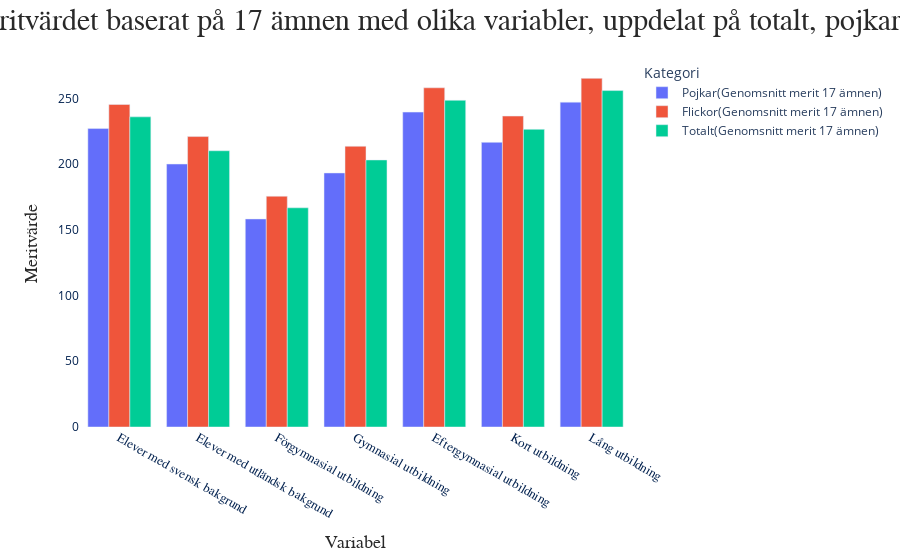

The code cell stored with this chart in its notebook:
### Markdown cell above
## C)

### Code cell
df_own_variables = pd.concat([df_1b.iloc[10:12], df_1b.iloc[18:23]])
df_own_variables_melted = pd.melt(
    df_own_variables,
    id_vars="Variabel",
    var_name="Kategori",
    value_vars={
        "Totalt(Genomsnitt merit 17 ämnen)",
        "Flickor(Genomsnitt merit 17 ämnen)",
        "Pojkar(Genomsnitt merit 17 ämnen)",
    },
    value_name="Meritvärde",
    
)
fig = px.bar(
    df_own_variables_melted,
    x="Variabel",
    y="Meritvärde",
    color="Kategori",
    barmode= "group"
)
fig.update_layout(
    plot_bgcolor="white",
    title="Genomsnittliga meritvärdet baserat på 17 ämnen med olika variabler, uppdelat på totalt, pojkar och flickor",
    title_x=0.45,
    title_xanchor="center",
    titlefont=dict(
        family="Ariel",
        color=colors["GRAY1"],
        size=30,
    ),
)
fig.update_xaxes(
    color=colors["BLUE2"],
    title_font=dict(
        family="Comic Sans MS",
        color=colors["GRAY1"],
        size=18,
    ),
    tickfont=dict(
        family="Comic Sans MS",
        size=13,
    ),
)
fig.update_yaxes(
    color=colors["BLUE2"],
    title_font=dict(
        family="Comic Sans MS",
        color=colors["GRAY1"],
        size=18,
    ),
)
pio.write_html(fig, "Visualizations/plot_1.C.html")
fig.show()

### Figure 1 — Plotly figure (JSON) as saved in the notebook; plotly's stock layout.template omitted (floating-point values rounded to 4 significant figures)
{"data": [{"alignmentgroup": "True", "hovertemplate": "Kategori=Pojkar(Genomsnitt merit 17 ämnen)<br>Variabel=%{x}<br>Meritvärde=%{y}<extra></extra>", "legendgroup": "Pojkar(Genomsnitt merit 17 ämnen)", "marker": {"color": "#636efa", "pattern": {"shape": ""}}, "name": "Pojkar(Genomsnitt merit 17 ämnen)", "offsetgroup": "Pojkar(Genomsnitt merit 17 ämnen)", "orientation": "v", "showlegend": true, "textposition": "auto", "type": "bar", "x": ["Elever med svensk bakgrund", "Elever med utländsk bakgrund", "Förgymnasial utbildning", "Gymnasial utbildning", "Eftergymnasial utbildning", "Kort utbildning", "Lång utbildning"], "xaxis": "x", "y": [227.1, 200.1, 158.3, 193.3, 239.6, 216.6, 247.2], "yaxis": "y"}, {"alignmentgroup": "True", "hovertemplate": "Kategori=Flickor(Genomsnitt merit 17 ämnen)<br>Variabel=%{x}<br>Meritvärde=%{y}<extra></extra>", "legendgroup": "Flickor(Genomsnitt merit 17 ämnen)", "marker": {"color": "#EF553B", "pattern": {"shape": ""}}, "name": "Flickor(Genomsnitt merit 17 ämnen)", "offsetgroup": "Flickor(Genomsnitt merit 17 ämnen)", "orientation": "v", "showlegend": true, "textposition": "auto", "type": "bar", "x": ["Elever med svensk bakgrund", "Elever med utländsk bakgrund", "Förgymnasial utbildning", "Gymnasial utbildning", "Eftergymnasial utbildning", "Kort utbildning", "Lång utbildning"], "xaxis": "x", "y": [245.4, 221, 175.6, 213.6, 258.1, 236.6, 265.3], "yaxis": "y"}, {"alignmentgroup": "True", "hovertemplate": "Kategori=Totalt(Genomsnitt merit 17 ämnen)<br>Variabel=%{x}<br>Meritvärde=%{y}<extra></extra>", "legendgroup": "Totalt(Genomsnitt merit 17 ämnen)", "marker": {"color": "#00cc96", "pattern": {"shape": ""}}, "name": "Totalt(Genomsnitt merit 17 ämnen)", "offsetgroup": "Totalt(Genomsnitt merit 17 ämnen)", "orientation": "v", "showlegend": true, "textposition": "auto", "type": "bar", "x": ["Elever med svensk bakgrund", "Elever med utländsk bakgrund", "Förgymnasial utbildning", "Gymnasial utbildning", "Eftergymnasial utbildning", "Kort utbildning", "Lång utbildning"], "xaxis": "x", "y": [236, 210.2, 166.8, 203.2, 248.6, 226.5, 256], "yaxis": "y"}], "layout": {"barmode": "group", "legend": {"title": {"text": "Kategori"}, "tracegroupgap": 0}, "margin": {"t": 60}, "plot_bgcolor": "white", "title": {"font": {"color": "#292929", "family": "Ariel", "size": 30}, "text": "Genomsnittliga meritvärdet baserat på 17 ämnen med olika variabler, uppdelat på totalt, pojkar och flickor", "x": 0.45, "xanchor": "center"}, "xaxis": {"anchor": "y", "color": "#00204E", "domain": [0, 1], "tickfont": {"family": "Comic Sans MS", "size": 13}, "title": {"font": {"color": "#292929", "family": "Comic Sans MS", "size": 18}, "text": "Variabel"}}, "yaxis": {"anchor": "x", "color": "#00204E", "domain": [0, 1], "title": {"font": {"color": "#292929", "family": "Comic Sans MS", "size": 18}, "text": "Meritvärde"}}}}
